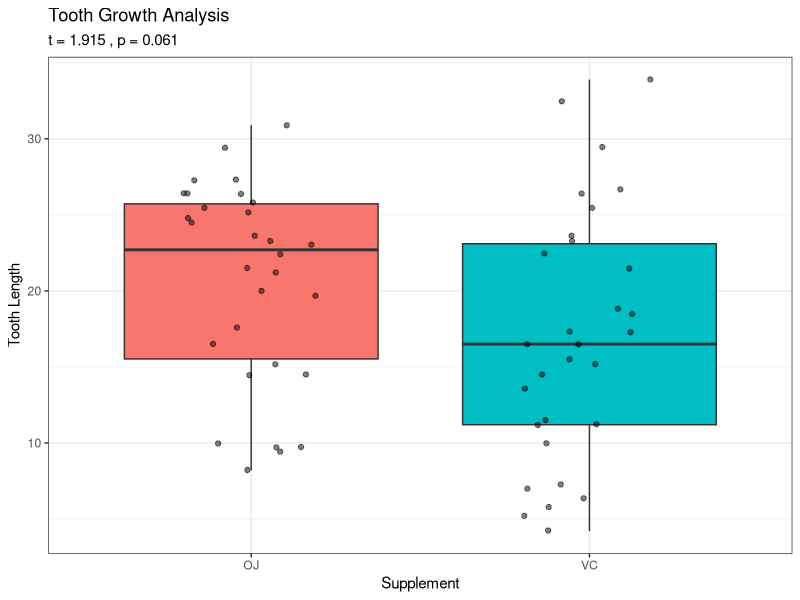
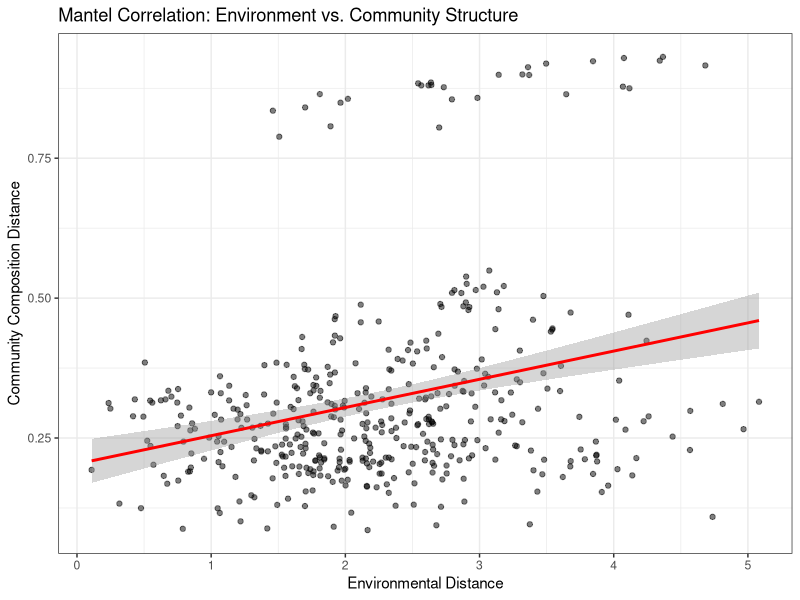
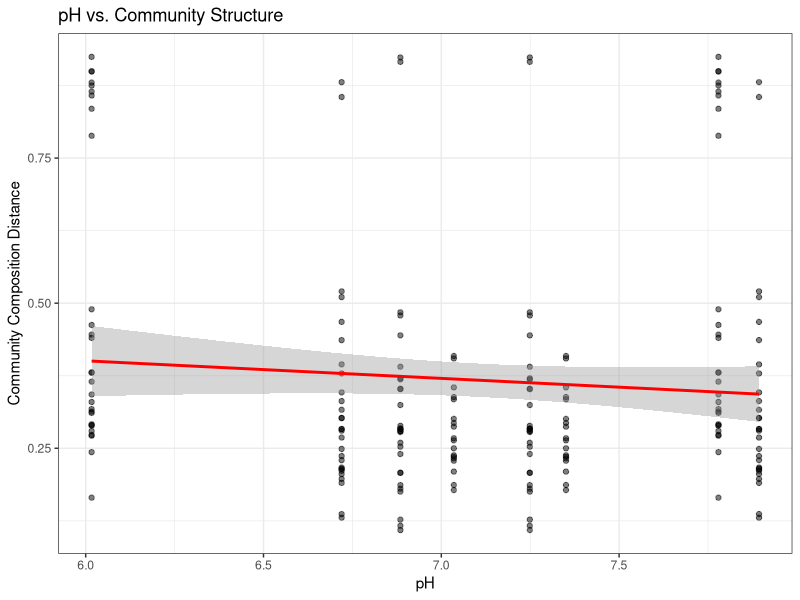

R code for these plots, in order:
## ---- chunk 1
library(tidyverse)

# 加载数据集
data("ToothGrowth")

# 进行 t 检验
t_result = t.test(len ~ supp, data = ToothGrowth)

# 显示结果
print(t_result)

# 可视化
ggplot(ToothGrowth, aes(x = supp, y = len, fill = supp)) +
    geom_boxplot() +
    geom_jitter(width = 0.2, alpha = 0.5) +
    labs(
        title = "Tooth Growth Analysis",
        subtitle = paste("t =", round(t_result$statistic, 3),
                        ", p =", round(t_result$p.value, 3)),
        x = "Supplement",
        y = "Tooth Length"
    ) +
    theme_bw() +
    theme(legend.position = "none")

# 正态性检验
shapiro_OJ = shapiro.test(ToothGrowth$len[ToothGrowth$supp == "OJ"])
shapiro_VC = shapiro.test(ToothGrowth$len[ToothGrowth$supp == "VC"])

# 方差齐性检验
var_test = var.test(len ~ supp, data = ToothGrowth)

# 显示检验结果
cat("\nNormality Test Results:\n")
cat("OJ group: W =", round(shapiro_OJ$statistic, 3), 
    ", p =", round(shapiro_OJ$p.value, 3), "\n")
cat("VC group: W =", round(shapiro_VC$statistic, 3),
    ", p =", round(shapiro_VC$p.value, 3), "\n")
cat("\nVariance Homogeneity Test Results:\n")
print(var_test)
## ---- chunk 2
library(vegan)
library(tidyverse)

# 模拟微生物群落数据（OTU表）
set.seed(123)
n_samples = 30
n_species = 50

# 首先生成环境数据，这样可以基于环境数据来生成相关的群落数据
env_data = data.frame(
    pH = rnorm(n_samples, mean = 7, sd = 0.5),
    temperature = rnorm(n_samples, mean = 25, sd = 2),
    salinity = rnorm(n_samples, mean = 35, sd = 3),
    row.names = paste0("Sample_", 1:n_samples)
)

# 基于环境因子生成物种数据，使其具有相关性
otu_data = matrix(0, nrow = n_samples, ncol = n_species,
                 dimnames = list(rownames(env_data),
                               paste0("OTU_", 1:n_species)))

# 为不同的物种设置不同的环境响应
for(i in 1:n_species) {
    # 使物种丰度与环境因子产生关联
    env_effect = 0.7 * scale(env_data$pH) + 
                 0.5 * scale(env_data$temperature) + 
                 0.3 * scale(env_data$salinity)
    
    # 生成基础丰度
    base_abundance = rpois(n_samples, lambda = 10)
    
    # 将环境效应添加到物种丰度中
    otu_data[,i] = round(pmax(0, base_abundance + 5 * env_effect + rnorm(n_samples)))
}

# 查看数据
otu_data
env_data
## ---- chunk 3
# 计算群落距离矩阵（使用 Bray-Curtis 距离）
community_dist = vegdist(otu_data, method = "bray")

# 计算环境距离矩阵（使用标准化的欧氏距离）
env_scaled = scale(env_data)  # 标准化环境变量
env_dist = dist(env_scaled)

# 查看数据
community_dist
env_dist
## ---- chunk 4
# 进行 Mantel 检验
mantel_result = mantel(community_dist, env_dist, 
                      method = "spearman",   # 使用 Spearman 相关系数
                      permutations = 999)    # 进行 999 次置换检验

# 显示结果
print(mantel_result)
## ---- chunk 5
# 可视化距离矩阵关系
dist_df = data.frame(
    community_dist = as.vector(community_dist),
    env_dist = as.vector(env_dist)
)

ggplot(dist_df, aes(x = env_dist, y = community_dist)) +
    geom_point(alpha = 0.5) +
    geom_smooth(method = "lm", color = "red") +
    labs(
        title = "Mantel Correlation: Environment vs. Community Structure",
        x = "Environmental Distance",
        y = "Community Composition Distance"
    ) +
    theme_bw()
## ---- chunk 6
# 单个环境因子的 Mantel 检验
env_vars = colnames(env_data)
mantel_results = lapply(env_vars, function(var) {
    var_dist = dist(scale(env_data[, var, drop = FALSE]))
    mantel(community_dist, var_dist, method = "spearman", permutations = 999)
})

# 显示各环境因子的 Mantel 检验结果
results_summary = data.frame(
    Environmental_Factor = env_vars,
    Mantel_r = sapply(mantel_results, function(x) round(x$statistic, 3)),
    P_value = sapply(mantel_results, function(x) round(x$signif, 3))
)
print(results_summary)
## ---- chunk 7
# 确保 pH 和 community_dist 的长度相同
pH_vector = as.vector(env_data$pH)
community_dist_vector = as.vector(community_dist[upper.tri(community_dist)])  # 只取上三角部分

# 创建数据框
df = data.frame(
    pH = rep(pH_vector, each = length(pH_vector) - 1),  # 重复 pH 值以匹配社区距离
    community_dist = community_dist_vector
)

# 可视化 pH 与群落结构的关系
ggplot(df, aes(x = pH, y = community_dist)) +
    geom_point(alpha = 0.5) +
    geom_smooth(method = "lm", color = "red") +
    labs(
        x = "pH",
        y = "Community Composition Distance",
        title = "pH vs. Community Structure"
    ) +
    theme_bw()
